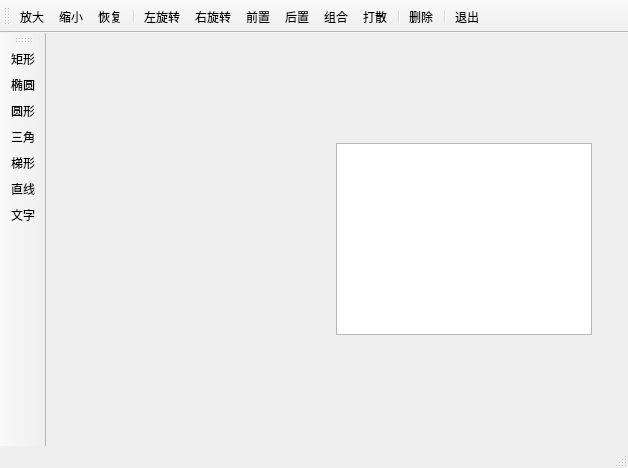
<?xml version="1.0" encoding="UTF-8"?>
<ui version="4.0">
 <class>MainWindow</class>
 <widget class="QMainWindow" name="MainWindow">
  <property name="geometry">
   <rect>
    <x>0</x>
    <y>0</y>
    <width>628</width>
    <height>468</height>
   </rect>
  </property>
  <property name="windowTitle">
   <string>MainWindow</string>
  </property>
  <widget class="QWidget" name="centralWidget">
   <widget class="QWGraphicsView" name="View">
    <property name="geometry">
     <rect>
      <x>290</x>
      <y>110</y>
      <width>256</width>
      <height>192</height>
     </rect>
    </property>
   </widget>
  </widget>
  <widget class="QMenuBar" name="menuBar">
   <property name="geometry">
    <rect>
     <x>0</x>
     <y>0</y>
     <width>628</width>
     <height>23</height>
    </rect>
   </property>
  </widget>
  <widget class="QToolBar" name="mainToolBar">
   <property name="toolButtonStyle">
    <enum>Qt::ToolButtonTextUnderIcon</enum>
   </property>
   <attribute name="toolBarArea">
    <enum>TopToolBarArea</enum>
   </attribute>
   <attribute name="toolBarBreak">
    <bool>false</bool>
   </attribute>
   <addaction name="actZoomIn"/>
   <addaction name="actZoomOut"/>
   <addaction name="actRestore"/>
   <addaction name="separator"/>
   <addaction name="actRotateLeft"/>
   <addaction name="actRotateRight"/>
   <addaction name="actEdit_Front"/>
   <addaction name="actEdit_Back"/>
   <addaction name="actGroup"/>
   <addaction name="actGroupBreak"/>
   <addaction name="separator"/>
   <addaction name="actEdit_Delete"/>
   <addaction name="separator"/>
   <addaction name="actExit"/>
  </widget>
  <widget class="QStatusBar" name="statusBar"/>
  <widget class="QToolBar" name="toolBar">
   <property name="windowTitle">
    <string>toolBar</string>
   </property>
   <property name="toolButtonStyle">
    <enum>Qt::ToolButtonTextUnderIcon</enum>
   </property>
   <attribute name="toolBarArea">
    <enum>LeftToolBarArea</enum>
   </attribute>
   <attribute name="toolBarBreak">
    <bool>false</bool>
   </attribute>
   <addaction name="actItem_Rect"/>
   <addaction name="actItem_Ellipse"/>
   <addaction name="actItem_Circle"/>
   <addaction name="actItem_Triangle"/>
   <addaction name="actItem_Polygon"/>
   <addaction name="actItem_Line"/>
   <addaction name="actItem_Text"/>
  </widget>
  <action name="actItem_Rect">
   <property name="icon">
    <iconset resource="res.qrc">
     <normaloff>:/images/images/juxing.ico</normaloff>:/images/images/juxing.ico</iconset>
   </property>
   <property name="text">
    <string>矩形</string>
   </property>
   <property name="toolTip">
    <string>添加矩形</string>
   </property>
  </action>
  <action name="actItem_Ellipse">
   <property name="icon">
    <iconset resource="res.qrc">
     <normaloff>:/images/images/tuoyuan.ico</normaloff>:/images/images/tuoyuan.ico</iconset>
   </property>
   <property name="text">
    <string>椭圆</string>
   </property>
   <property name="toolTip">
    <string>添加椭圆</string>
   </property>
  </action>
  <action name="actItem_Line">
   <property name="icon">
    <iconset resource="res.qrc">
     <normaloff>:/images/images/zhixian.ico</normaloff>:/images/images/zhixian.ico</iconset>
   </property>
   <property name="text">
    <string>直线</string>
   </property>
   <property name="toolTip">
    <string>添加直线</string>
   </property>
  </action>
  <action name="actEdit_Delete">
   <property name="icon">
    <iconset resource="res.qrc">
     <normaloff>:/images/images/delete.bmp</normaloff>:/images/images/delete.bmp</iconset>
   </property>
   <property name="text">
    <string>删除</string>
   </property>
   <property name="toolTip">
    <string>删除选中图元</string>
   </property>
  </action>
  <action name="actExit">
   <property name="icon">
    <iconset resource="res.qrc">
     <normaloff>:/images/images/exit.bmp</normaloff>:/images/images/exit.bmp</iconset>
   </property>
   <property name="text">
    <string>退出</string>
   </property>
   <property name="toolTip">
    <string>退出软件</string>
   </property>
  </action>
  <action name="actItem_Pixmap">
   <property name="text">
    <string>图片</string>
   </property>
   <property name="toolTip">
    <string>添加图片</string>
   </property>
  </action>
  <action name="actItem_Text">
   <property name="icon">
    <iconset resource="res.qrc">
     <normaloff>:/images/images/text.ico</normaloff>:/images/images/text.ico</iconset>
   </property>
   <property name="text">
    <string>文字</string>
   </property>
   <property name="toolTip">
    <string>添加文字</string>
   </property>
  </action>
  <action name="actEdit_Front">
   <property name="icon">
    <iconset resource="res.qrc">
     <normaloff>:/images/images/up.bmp</normaloff>:/images/images/up.bmp</iconset>
   </property>
   <property name="text">
    <string>前置</string>
   </property>
   <property name="toolTip">
    <string>居于最前面</string>
   </property>
  </action>
  <action name="actEdit_Back">
   <property name="icon">
    <iconset resource="res.qrc">
     <normaloff>:/images/images/below.bmp</normaloff>:/images/images/below.bmp</iconset>
   </property>
   <property name="text">
    <string>后置</string>
   </property>
   <property name="toolTip">
    <string>居于最后面</string>
   </property>
  </action>
  <action name="actItem_Polygon">
   <property name="icon">
    <iconset resource="res.qrc">
     <normaloff>:/images/images/duobianxing.ico</normaloff>:/images/images/duobianxing.ico</iconset>
   </property>
   <property name="text">
    <string>梯形</string>
   </property>
   <property name="toolTip">
    <string>添加梯形</string>
   </property>
  </action>
  <action name="actZoomIn">
   <property name="icon">
    <iconset resource="res.qrc">
     <normaloff>:/images/images/zoomin.ico</normaloff>:/images/images/zoomin.ico</iconset>
   </property>
   <property name="text">
    <string>放大</string>
   </property>
   <property name="toolTip">
    <string>放大</string>
   </property>
  </action>
  <action name="actZoomOut">
   <property name="icon">
    <iconset resource="res.qrc">
     <normaloff>:/images/images/zoomout.ico</normaloff>:/images/images/zoomout.ico</iconset>
   </property>
   <property name="text">
    <string>缩小</string>
   </property>
   <property name="toolTip">
    <string>缩小</string>
   </property>
  </action>
  <action name="actRotateLeft">
   <property name="icon">
    <iconset resource="res.qrc">
     <normaloff>:/images/images/rotateleft.ico</normaloff>:/images/images/rotateleft.ico</iconset>
   </property>
   <property name="text">
    <string>左旋转</string>
   </property>
   <property name="toolTip">
    <string>左旋转</string>
   </property>
  </action>
  <action name="actRotateRight">
   <property name="icon">
    <iconset resource="res.qrc">
     <normaloff>:/images/images/rotate_clock_128px_1188147_easyicon.net.ico</normaloff>:/images/images/rotate_clock_128px_1188147_easyicon.net.ico</iconset>
   </property>
   <property name="text">
    <string>右旋转</string>
   </property>
   <property name="toolTip">
    <string>右旋转</string>
   </property>
  </action>
  <action name="actRestore">
   <property name="icon">
    <iconset resource="res.qrc">
     <normaloff>:/images/images/recover.ico</normaloff>:/images/images/recover.ico</iconset>
   </property>
   <property name="text">
    <string>恢复</string>
   </property>
   <property name="toolTip">
    <string>恢复大小</string>
   </property>
  </action>
  <action name="actGroup">
   <property name="icon">
    <iconset resource="res.qrc">
     <normaloff>:/images/images/group.BMP</normaloff>:/images/images/group.BMP</iconset>
   </property>
   <property name="text">
    <string>组合</string>
   </property>
   <property name="toolTip">
    <string>组合</string>
   </property>
  </action>
  <action name="actGroupBreak">
   <property name="icon">
    <iconset resource="res.qrc">
     <normaloff>:/images/images/ungroup.BMP</normaloff>:/images/images/ungroup.BMP</iconset>
   </property>
   <property name="text">
    <string>打散</string>
   </property>
   <property name="toolTip">
    <string>取消组合</string>
   </property>
  </action>
  <action name="actItem_Circle">
   <property name="icon">
    <iconset resource="res.qrc">
     <normaloff>:/images/images/yuan.ico</normaloff>:/images/images/yuan.ico</iconset>
   </property>
   <property name="text">
    <string>圆形</string>
   </property>
   <property name="toolTip">
    <string>添加圆形</string>
   </property>
  </action>
  <action name="actItem_Triangle">
   <property name="icon">
    <iconset resource="res.qrc">
     <normaloff>:/images/images/sanjiao.ico</normaloff>:/images/images/sanjiao.ico</iconset>
   </property>
   <property name="text">
    <string>三角</string>
   </property>
   <property name="toolTip">
    <string>添加三角形</string>
   </property>
  </action>
 </widget>
 <layoutdefault spacing="6" margin="11"/>
 <customwidgets>
  <customwidget>
   <class>QWGraphicsView</class>
   <extends>QGraphicsView</extends>
   <header location="global">qwgraphicsview.h</header>
  </customwidget>
 </customwidgets>
 <resources>
  <include location="res.qrc"/>
 </resources>
 <connections>
  <connection>
   <sender>actExit</sender>
   <signal>triggered()</signal>
   <receiver>MainWindow</receiver>
   <slot>close()</slot>
   <hints>
    <hint type="sourcelabel">
     <x>-1</x>
     <y>-1</y>
    </hint>
    <hint type="destinationlabel">
     <x>313</x>
     <y>233</y>
    </hint>
   </hints>
  </connection>
 </connections>
</ui>
